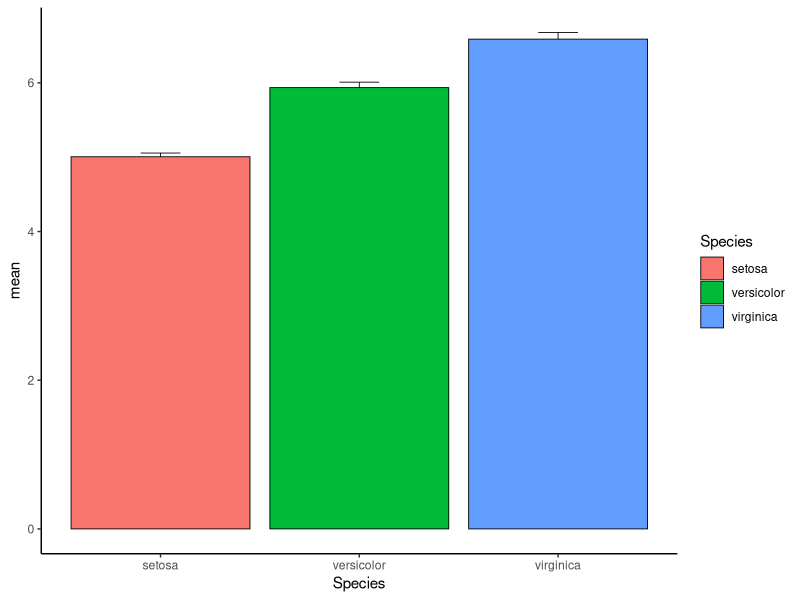

Reproduce this figure in R.
## ---- chunk 1
library(knitr)
options(digits = 4, width = 80)
opts_chunk$set(
  echo = TRUE,
  tidy = FALSE,
  include = TRUE,
  message = FALSE,
  cache = TRUE,
  dev = c("png"),
  fig.width = 6, fig.height = 3.5,
  dpi = 300,
  fig.pos = "H"
)
## ---- chunk 2
library(ggplot2)
library(dplyr)
## ---- chunk 3
iris %>% tibble::as_tibble()
se <- function(x) sd(x) / sqrt(length(x))
df_stat <- iris %>%
  group_by(Species) %>%
  summarise_at(
    vars(Sepal.Length),
    c(mean = mean, se = se)
  )
df_stat
## ---- chunk 4
ggplot(df_stat, aes(Species, mean, fill = Species)) +
  geom_errorbar(
    aes(ymin = mean * 0.9, ymax = mean + se),
    width = 0.2, size = 0.3
  ) +
  geom_col(color = "black", size = 0.3) +
  theme_classic()
